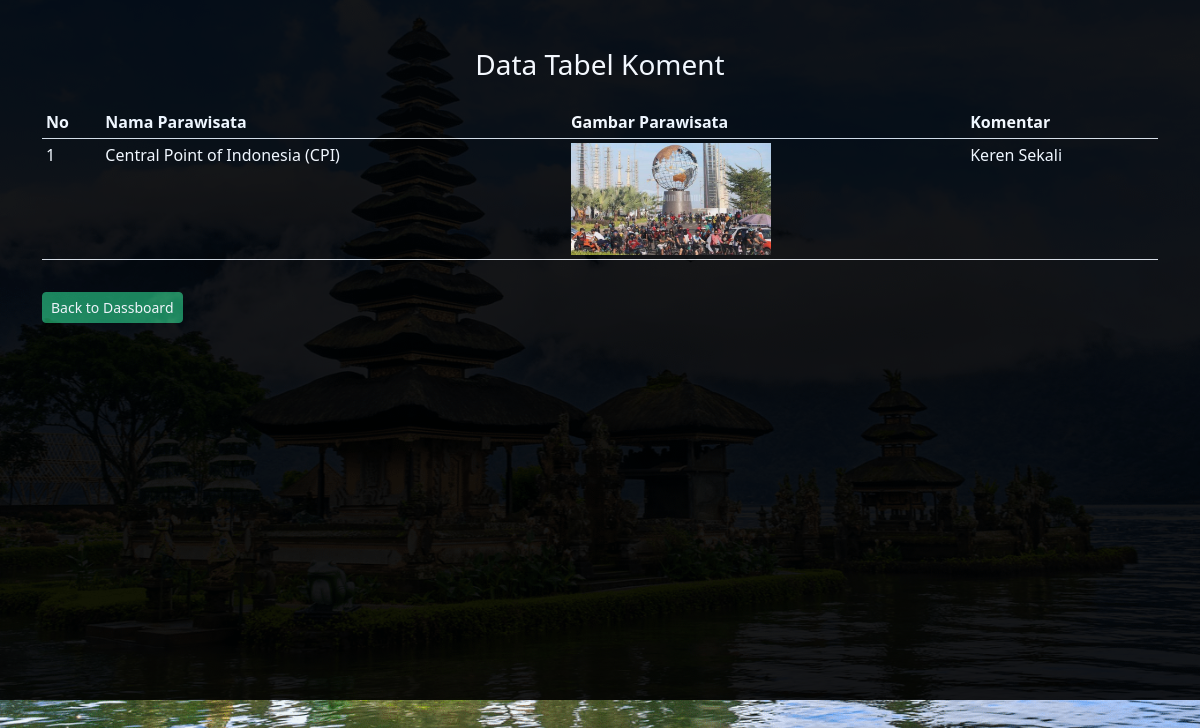
The app's page /admin/koment/koment.php (signed in) with its own data.
### tables this page shows
CREATE TABLE `tb_coment` (
  `id_coment` int(11) NOT NULL,
  `id_parawisata` int(11) NOT NULL,
  `coment` varchar(255) NOT NULL
);

CREATE TABLE `tb_parawisata` (
  `id_parawisata` int(11) NOT NULL,
  `nama_parawisata` varchar(100) NOT NULL,
  `tempat_parawisata` varchar(200) NOT NULL,
  `tentang` text NOT NULL,
  `gambar` varchar(100) NOT NULL,
  `harga` varchar(100) NOT NULL
);

### admin/koment/koment.php (the view, shortened to what this page needs)
<?php
include '../../koneksi.php';
?>
<!doctype html>
<html lang="en">
  <head>
    <link rel="stylesheet" href="https://cdn.jsdelivr.net/npm/bootstrap-icons@1.8.3/font/bootstrap-icons.css">
    <link href="https://cdn.jsdelivr.net/npm/bootstrap@5.2.0-beta1/dist/css/bootstrap.min.css" rel="stylesheet">
  </head>
  <body>
  <div class="container-fluid" id="container-fluid">
    <div class="container">
    <div class="row text-white text-center">
        <div class="col-lg-12 mt-5 mb-3">
            <h3>Data Tabel Koment</h3>
        </div>
    </div>
    <div class="row">
        <div class="col-lg-12">
            <div class="table-responisve">
                <table class="table table-sm table-striped text-white">
                    <thead>
                        <tr data-aos="fade-right" data-aos-duration="2000">
                            <th>No</th>
                            <th>Nama Parawisata</th>
                            <th>Gambar Parawisata</th>
                            <th>Komentar</th>
                        </tr>
                    </thead>
                    <tbody>
                    <?php
							$no = 1;
							$koment = mysqli_query($conn, "SELECT * FROM tb_coment
                                                        INNER JOIN tb_parawisata ON tb_coment.id_parawisata = tb_parawisata.id_parawisata
                                                        ");
							if(mysqli_num_rows($koment) > 0){
							while($row = mysqli_fetch_array($koment)){
						?>
						<tr>
							<td class="text-white"><?php echo $no++ ?></td>
							<td class="text-white"><?php echo $row['nama_parawisata'] ?></td>
							<td class="text-white"><a href="../parawisata/img/<?php echo $row['gambar'] ?>" target="_blank"> <img src="../parawisata/img/<?php echo $row['gambar'] ?>" width="200"> </a></td>
                            <td class="text-white"><?php echo $row['coment'] ?></td>
						</tr>
						<?php }}else{ ?>
							<tr>
								<td colspan="8" class="text-white">Belom Ada Koment</td>
							</tr>
						<?php } ?>
					</tbody>
                </table>
            </div>
        </div>
    </div>
    <div class="row mt-3">
        <div class="col-lg-12">
            <a href="../dashboard.php" class="btn btn-success btn-sm">Back to Dassboard</a>
        </div>
    </div>
 </div>
 <br><br>
</div>
  </body>
</html>

### admin/koment/koment.php (style rules this page uses)
html body { background-image: url('../../img/background.png'); background-size: cover; background-position: center; background-repeat: no-repeat; }
#container-fluid { background-color: black; opacity: 0.9; height: 700px; }

### records on screen
tb_coment: id_parawisata.nama_parawisata "Central Point of Indonesia (CPI)", id_parawisata.gambar (picture), coment "Keren Sekali"
